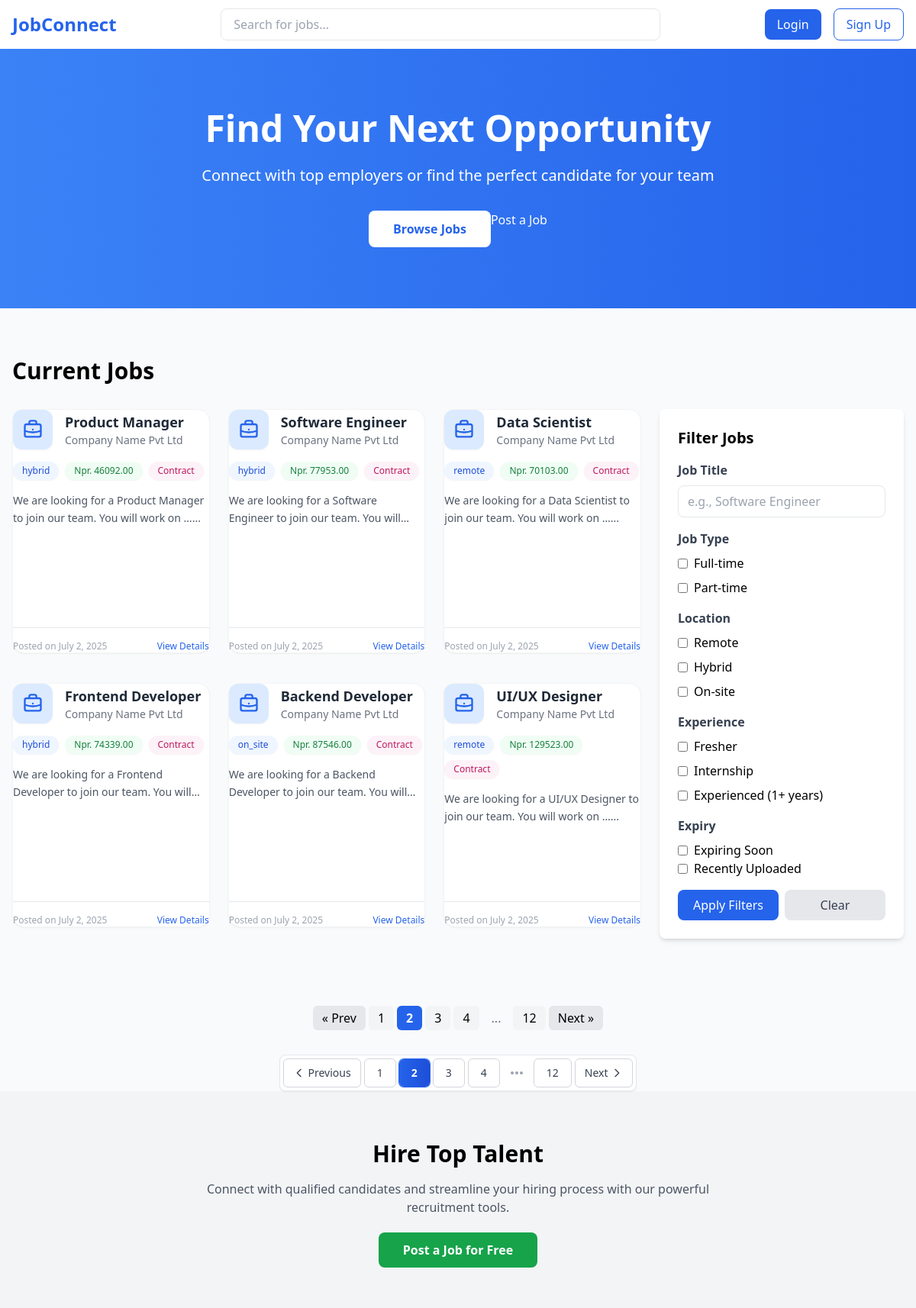
Screenshot of /?page=2 with the database file from the repository.
### jobs/models.py (models this page shows, shortened)
class JobAdvert(models.Model):
    job_tracking_id = models.CharField(max_length=4, unique=True, editable=False ,default='')
    EmploymentType=[
        ('full_time', 'Full Time'),
        ('part_time', 'Part Time'),
        ('contract', 'Contract'),
        ('freelance', 'Freelance'),
        ('internship', 'Internship'),
    ]
    LocationTypeChoice = [
        ('remote', 'Remote'),
        ('hybrid', 'Hybrid'),
        ('on_site', 'On-site'),
    ]
    ExperienceLevel = [
        ('intern', 'Intern'),
        ('traineeship', 'Traineeship'),
        ('entry_level', 'Entry Level'),
        ('mid_level', 'Mid Level'),
        ('senior', 'Senior'),
        ('director', 'Director'),
        ('executive', 'Executive'),
    ]
    title = models.CharField(max_length=150)
    job_type = models.CharField(max_length=50, choices=EmploymentType)
    location_type = models.CharField(max_length=50, choices=LocationTypeChoice)
    experience_level = models.CharField(max_length=50, choices=ExperienceLevel,null=True,blank=True, help_text="Experience level required for the job")
    no_of_vacancies = models.PositiveIntegerField(default=1)
    deadline = models.DateField(default=thirtY_days_from_now, help_text="Deadline for job application")
    salary = models.DecimalField(max_digits=10, decimal_places=2, null=True, blank=True)
    description = models.TextField()
    key_responsibilities = models.TextField()
    core_skills = models.JSONField(default=list, help_text="List of skills")
    nice_to_have_skills = models.JSONField(default=list, help_text="List of skills", blank=True)
    is_active = models.BooleanField(default=True)
    created_at = models.DateField(auto_now_add=True, help_text="Date when the job was created")
    class Meta:
        ordering = ['-created_at']

### jobs/views.py (the view)
# urls.py: path('', views.home, name='home'),
def home(request):
    jobs = JobAdvert.objects.filter(is_active=True).order_by('-deadline')
    job_data = []
    for job in jobs:
        days_diff = (date.today() - job.deadline).days
        if days_diff == 0:
            posted_ago = "Today"
        elif days_diff == 1:
            posted_ago = "1 day ago"
        else:
            posted_ago = f"{days_diff} days ago"
        job_data.append({
            'job': job,
            'posted_ago': posted_ago
        })
    return render(request, 'home.html',{'posted_ago': job_data})

### jobs/context_processors.py (called while the page is built)
def jobs_advertised(request):
    job_adverts = JobAdvert.objects.all().order_by('-created_at') # Fetch latest 5 active job adverts
    paginator = Paginator(job_adverts, 6)  # Show 5 job adverts per page
    page_numer = request.GET.get('page')
    job_adverts = paginator.get_page(page_numer)
    return {
        'job_adverts': job_adverts
    }

### templates/home.html (shortened to what this page needs)
<!DOCTYPE html>
<html lang="en">
<head>
    <script src="https://cdn.tailwindcss.com"></script>
    <link href="https://cdn.jsdelivr.net/npm/@yaireo/tagify/dist/tagify.css" rel="stylesheet" type="text/css" />
</head>
<body class="bg-gray-50">
    <nav class="bg-white shadow-lg">
        <div class="max-w-7xl mx-auto px-4">
            <div class="flex justify-between items-center h-16">
                <div class="flex items-center">
                  <a href="{% url 'home' %}"><span class="text-2xl font-bold text-blue-600">JobConnect</span></a>
                </div>
                <div class="flex-1 max-w-xl mx-8">
                    <div class="relative">
                        <input type="text"
                               class="w-full px-4 py-2 rounded-lg border focus:outline-none focus:ring-2 focus:ring-blue-500"
                               placeholder="Search for jobs...">
                    </div>
                </div>
                <div class="flex items-center space-x-4">
                    <a href="#" class="px-4 py-2 bg-blue-600 text-white rounded-lg hover:bg-blue-700">Login</a>
                    <a href="#" class="px-4 py-2 border border-blue-600 text-blue-600 rounded-lg hover:bg-blue-50">Sign Up</a>
                </div>
            </div>
        </div>
    </nav>
    <div class="bg-gradient-to-r from-blue-500 to-blue-600 text-white py-20">
        <div class="max-w-7xl mx-auto px-4 text-center">
            <h1 class="text-5xl font-bold mb-6">Find Your Next Opportunity</h1>
            <p class="text-xl mb-8">Connect with top employers or find the perfect candidate for your team</p>
            <div class="flex justify-center space-x-4">
                <a href="#" class="px-8 py-3 bg-white text-blue-600 rounded-lg font-semibold hover:bg-gray-100">
                    Browse Jobs
                </a>
                    Post a Job
            </div>
        </div>
    </div>
    <div class="max-w-7xl mx-auto px-4 py-16">
        <h2 class="text-3xl font-bold mb-8">Current Jobs</h2>
        <div class="flex flex-col lg:flex-row gap-6">
            <div class="flex-1 grid grid-cols-1 md:grid-cols-2 lg:grid-cols-3 gap-6">
                {% for jobs in job_adverts %}
    <div class="bg-white rounded-2xl shadow-sm hover:shadow-xl transition-shadow h-80 flex flex-col border border-gray-100 hover:border-blue-300">
        <div class="flex items-center mb-4">
          <div class="bg-blue-100 p-3 rounded-xl shadow-sm">
          </div>
          <div class="ml-4">
            <h3 class="text-lg font-bold text-gray-800 group-hover:text-blue-600 transition-colors duration-200">{{ jobs.title }}</h3>
            <p class="text-gray-500 text-sm">Company Name Pvt Ltd</p>
          </div>
        </div>
        <div class="flex flex-wrap gap-2 mb-4">
          <span class="px-3 py-1 bg-blue-50 text-blue-700 rounded-full text-xs font-medium shadow-sm">{{ jobs.location_type }}</span>
          {% if jobs.salary != 0 %}
            <span class="px-3 py-1 bg-green-50 text-green-700 rounded-full text-xs font-medium shadow-sm">Npr. {{ jobs.salary }}</span>
          {% else %}
            <span class="px-3 py-1 bg-yellow-50 text-yellow-800 rounded-full text-xs font-medium shadow-sm">Salary: Negotiable</span>
          {% endif %}
          {% if jobs.job_type == 'full-time' %}
            <span class="px-3 py-1 bg-indigo-50 text-indigo-700 rounded-full text-xs font-medium shadow-sm">Full-time</span>
          {% elif jobs.job_type == 'part-time' %}
            <span class="px-3 py-1 bg-purple-50 text-purple-700 rounded-full text-xs font-medium shadow-sm">Part-time</span>
          {% else %}
            <span class="px-3 py-1 bg-pink-50 text-pink-700 rounded-full text-xs font-medium shadow-sm">Contract</span>
          {% endif %}
        </div>
        <div class="flex-grow">
          <p class="text-gray-600 text-sm leading-relaxed line-clamp-2">{{ jobs.description|truncatewords:15 }}...</p>
        </div>
        <div class="flex justify-between items-center text-xs text-gray-400 mt-4 pt-4 border-t border-gray-200">
          <span>Posted on {{ jobs.created_at|date:"F j, Y" }}</span>
          <span class="text-blue-600 hover:underline font-medium">View Details</span>
        </div>
    </div>
    {% endfor %}
            </div>
            <div class="lg:w-80">
                <div id="filterForm" class="bg-white rounded-lg shadow-md p-6 lg:block hidden">
                    <h3 class="text-xl font-semibold mb-4">Filter Jobs</h3>
                    <form method="GET" action="{% url 'home' %}">
                        <div class="mb-4">
                            <label class="block text-gray-700 font-semibold mb-2">Job Title</label>
                            <input type="text" name="job_title" class="w-full px-3 py-2 border rounded-lg focus:outline-none focus:ring-2 focus:ring-blue-600" placeholder="e.g., Software Engineer">
                        </div>
                        <div class="mb-4">
                            <label class="block text-gray-700 font-semibold mb-2">Job Type</label>
                            <div class="space-y-2">
                                <label class="flex items-center">
                                    <input type="checkbox" name="job_type" value="full-time" class="mr-2">
                                    <span>Full-time</span>
                                </label>
                                <label class="flex items-center">
                                    <input type="checkbox" name="job_type" value="part-time" class="mr-2">
                                    <span>Part-time</span>
                                </label>
                            </div>
                        </div>
                        <div class="mb-4">
                            <label class="block text-gray-700 font-semibold mb-2">Location</label>
                            <div class="space-y-2">
                                <label class="flex items-center">
                                    <input type="checkbox" name="location" value="remote" class="mr-2">
                                    <span>Remote</span>
                                </label>
                                <label class="flex items-center">
                                    <input type="checkbox" name="location" value="hybrid" class="mr-2">
                                    <span>Hybrid</span>
                                </label>
                                <label class="flex items-center">
                                    <input type="checkbox" name="location" value="on-site" class="mr-2">
                                    <span>On-site</span>
                                </label>
                            </div>
                        </div>
                        <div class="mb-4">
                            <label class="block text-gray-700 font-semibold mb-2">Experience</label>
                            <div class="space-y-2">
                                <label class="flex items-center">
                                    <input type="checkbox" name="experience" value="fresher" class="mr-2">
                                    <span>Fresher</span>
                                </label>
                                <label class="flex items-center">
                                    <input type="checkbox" name="experience" value="internship" class="mr-2">
                                    <span>Internship</span>
                                </label>
                                <label class="flex items-center">
                                    <input type="checkbox" name="experience" value="experienced" class="mr-2">
                                    <span>Experienced (1+ years)</span>
                                </label>
                            </div>
                        </div>
                         <label class="block text-gray-700 font-semibold mb-2">Expiry </label>
                        <div class="mb-4">
                            <label class="flex items-center">
                                <input type="checkbox" name="expiring_soon" value="true" class="mr-2">
                                <span>Expiring Soon</span>
                            </label>
                            <label class="flex items-center">
                                <input type="checkbox" name="expiring_soon" value="true" class="mr-2">
                                <span>Recently Uploaded</span>
                            </label>
                        </div>
                        <div class="flex space-x-2">
                            <button type="submit" class="w-full bg-blue-600 text-white py-2 rounded-lg hover:bg-blue-700">Apply Filters</button>
                            <a href="{% url 'home' %}" class="w-full bg-gray-200 text-gray-700 py-2 rounded-lg text-center hover:bg-gray-300">Clear</a>
                        </div>
                    </form>
                </div>
            </div>
        </div>
    </div>
<div class="flex justify-center mt-6">
  <nav class="inline-flex items-center space-x-1">
    {% if job_adverts.has_previous %}
      <a href="?page={{ job_adverts.previous_page_number }}" class="px-3 py-1 rounded-md bg-gray-200 hover:bg-gray-300">&laquo; Prev</a>
    {% endif %}
    {% for num in job_adverts.paginator.page_range %}
      {% if num == 1 or num == job_adverts.paginator.num_pages or num >= job_adverts.number|add:'-2' and num <= job_adverts.number|add:'2' %}
        {% if num == job_adverts.number %}
          <span class="px-3 py-1 rounded-md bg-blue-600 text-white font-semibold">{{ num }}</span>
        {% else %}
          <a href="?page={{ num }}" class="px-3 py-1 rounded-md bg-gray-100 hover:bg-gray-300">{{ num }}</a>
        {% endif %}
      {% elif num == job_adverts.number|add:'-3' or num == job_adverts.number|add:'3' %}
        <span class="px-3 py-1 text-gray-500">...</span>
      {% endif %}
    {% endfor %}
    {% if job_adverts.has_next %}
      <a href="?page={{ job_adverts.next_page_number }}" class="px-3 py-1 rounded-md bg-gray-200 hover:bg-gray-300">Next &raquo;</a>
    {% endif %}
  </nav>
</div>
<div class="flex justify-center mt-8">
  <nav class="flex items-center space-x-1 bg-white rounded-lg shadow-sm border border-gray-200 p-1">
    {% if job_adverts.has_previous %}
      <a href="?page={{ job_adverts.previous_page_number }}"
         class="flex items-center px-3 py-2 text-sm font-medium text-gray-700 bg-white border border-gray-300 rounded-md hover:bg-gray-50 hover:text-gray-900 transition-all duration-200 hover:shadow-sm">
        <svg class="w-4 h-4 mr-1" fill="none" stroke="currentColor" viewBox="0 0 24 24">
          <path stroke-linecap="round" stroke-linejoin="round" stroke-width="2" d="M15 19l-7-7 7-7"/>
        </svg>
        Previous
      </a>
    {% endif %}
    <div class="flex items-center space-x-1 mx-2">
      {% for num in job_adverts.paginator.page_range %}
        {% if num == 1 or num == job_adverts.paginator.num_pages or num >= job_adverts.number|add:'-2' and num <= job_adverts.number|add:'2' %}
          {% if num == job_adverts.number %}
            <span class="relative inline-flex items-center px-4 py-2 text-sm font-semibold text-white bg-gradient-to-r from-blue-600 to-blue-700 rounded-md shadow-sm ring-1 ring-blue-600">
              {{ num }}
            </span>
          {% else %}
            <a href="?page={{ num }}"
               class="relative inline-flex items-center px-4 py-2 text-sm font-medium text-gray-700 bg-white border border-gray-300 rounded-md hover:bg-gray-50 hover:text-gray-900 hover:border-gray-400 transition-all duration-200 hover:shadow-sm">
              {{ num }}
            </a>
          {% endif %}
        {% elif num == job_adverts.number|add:'-3' or num == job_adverts.number|add:'3' %}
          <span class="relative inline-flex items-center px-2 py-2 text-sm font-medium text-gray-400">
            <svg class="w-5 h-5" fill="currentColor" viewBox="0 0 20 20">
              <path d="M6 10a2 2 0 11-4 0 2 2 0 014 0zM12 10a2 2 0 11-4 0 2 2 0 014 0zM16 12a2 2 0 100-4 2 2 0 000 4z"/>
            </svg>
          </span>
        {% endif %}
      {% endfor %}
    </div>
    {% if job_adverts.has_next %}
      <a href="?page={{ job_adverts.next_page_number }}"
         class="flex items-center px-3 py-2 text-sm font-medium text-gray-700 bg-white border border-gray-300 rounded-md hover:bg-gray-50 hover:text-gray-900 transition-all duration-200 hover:shadow-sm">
        Next
        <svg class="w-4 h-4 ml-1" fill="none" stroke="currentColor" viewBox="0 0 24 24">
          <path stroke-linecap="round" stroke-linejoin="round" stroke-width="2" d="M9 5l7 7-7 7"/>
        </svg>
      </a>
    {% endif %}
  </nav>
</div>
    <div class="bg-gray-100 py-16">
        <div class="max-w-7xl mx-auto px-4 text-center">
            <h2 class="text-3xl font-bold mb-4">Hire Top Talent</h2>
            <p class="text-gray-600 mb-8 max-w-2xl mx-auto">
                Connect with qualified candidates and streamline your hiring process with our powerful recruitment tools.
            </p>
            <a href="#" class="px-8 py-3 bg-green-600 text-white rounded-lg font-semibold hover:bg-green-700">
                Post a Job for Free
            </a>
        </div>
    </div>

### rows the page displays
JobAdvert: title "Product Manager", location_type "hybrid", salary "46092.00", job_type "Contract", description "We are looking for a Product Manager to join our team. You will work on …", created_at "July 2, 2025"
JobAdvert: title "Software Engineer", location_type "hybrid", salary "77953.00", job_type "Contract", description "We are looking for a Software Engineer to join our team. You…", created_at "July 2, 2025"
JobAdvert: title "Data Scientist", location_type "remote", salary "70103.00", job_type "Contract", description "We are looking for a Data Scientist to join our team. You will work on …", created_at "July 2, 2025"
JobAdvert: title "Frontend Developer", location_type "hybrid", salary "74339.00", job_type "Contract", description "We are looking for a Frontend Developer to join our team. You…", created_at "July 2, 2025"
JobAdvert: title "Backend Developer", location_type "on_site", salary "87546.00", job_type "Contract", description "We are looking for a Backend Developer to join our team. You…", created_at "July 2, 2025"
JobAdvert: title "UI/UX Designer", location_type "remote", salary "129523.00", job_type "Contract", description "We are looking for a UI/UX Designer to join our team. You will work on …", created_at "July 2, 2025"

### other values shown
{{ num }} "1" "3" "4" "12"
{{ num }} "2"
